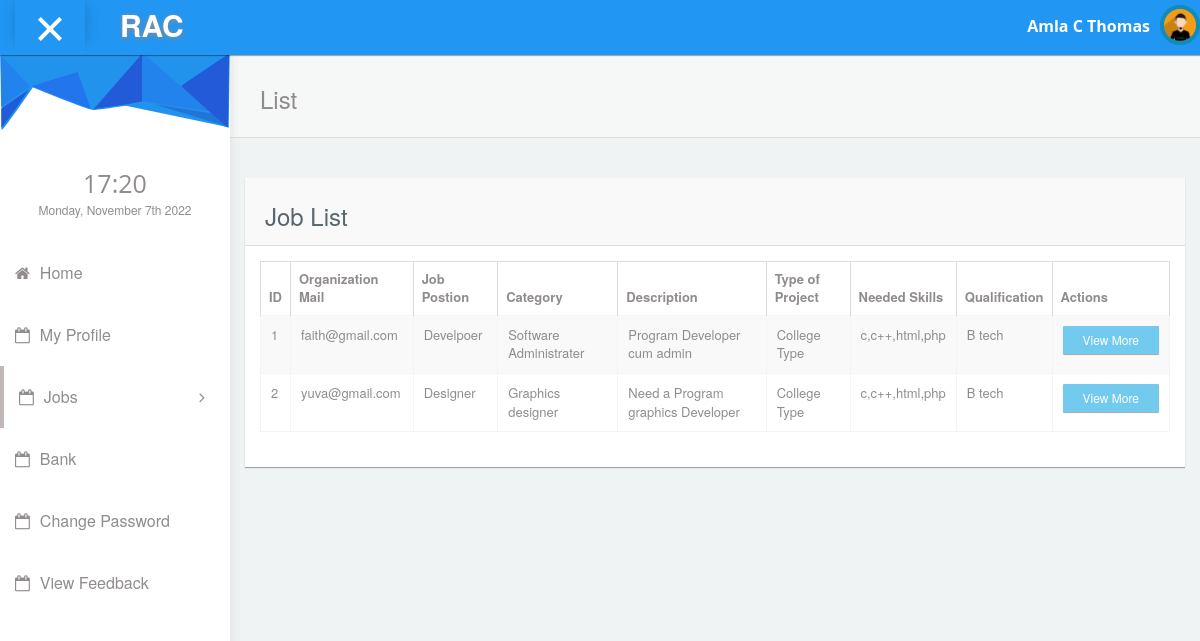
/freelancer/viewjobpost.php (signed in), run on the app's committed database.
### tables this page shows
CREATE TABLE IF NOT EXISTS `free_reg` (
  `fid` int(11) NOT NULL AUTO_INCREMENT,
  `name` varchar(100) NOT NULL,
  `address` text NOT NULL,
  `phno` varchar(20) NOT NULL,
  `degree` varchar(30) NOT NULL,
  `institution` varchar(100) NOT NULL,
  `university` varchar(100) NOT NULL,
  `other_quali` varchar(120) DEFAULT NULL,
  `work_exp` varchar(100) DEFAULT NULL,
  `work_place` varchar(70) DEFAULT NULL,
  `post` varchar(100) DEFAULT NULL,
  `years_worked` varchar(50) DEFAULT NULL,
  `current_status` varchar(30) NOT NULL,
  `area_of_study` varchar(100) DEFAULT NULL,
  `email` varchar(100) NOT NULL,
  `dob` date DEFAULT NULL,
  PRIMARY KEY (`fid`)
);

CREATE TABLE IF NOT EXISTS `job_post` (
  `job_id` int(11) NOT NULL AUTO_INCREMENT,
  `job_post` varchar(100) NOT NULL,
  `category` varchar(70) NOT NULL,
  `description` varchar(100) NOT NULL,
  `type_of_pro` varchar(70) NOT NULL,
  `needed_skills` varchar(100) NOT NULL,
  `qualification` varchar(100) NOT NULL,
  `free_type` varchar(70) NOT NULL,
  `country1` varchar(70) NOT NULL,
  `lvl_of_exp` varchar(70) NOT NULL,
  `time_required` varchar(100) NOT NULL,
  `comp_mail` varchar(100) NOT NULL,
  `date` date NOT NULL,
  `post_date` date NOT NULL,
  `pro_file` varchar(100) NOT NULL,
  `sal_expected` int(11) NOT NULL,
  `status` varchar(70) NOT NULL,
  PRIMARY KEY (`job_id`)
);

### connectionclass.php (called while the page is built, shortened)
<?php
class ConnectionClass
{
public $db=null;
public function open()
{
$this->db=mysqli_connect('localhost','root','','rent_a_coder') or die('Error: ' . mysqli_error($myConnection));
	}
public function GetTable($qry)
{
    try
	{
	$result=mysqli_query($this->db,$qry);
	if($result)
	{
	    $data = array();
		while ($row=mysqli_fetch_assoc($result))
		{
		$data[ ] = $row;
		}
		return $data;
		}
	else
	throw new  Exception(mysql_error());
	}
	catch(Exception $e)
	{
	return $e->getMessage();
	}
}
public function GetSingleData($qry)
{
  try
  {
      $result=mysqli_query($this->db,$qry);
	  if($result)
	  {
	         $row=mysqli_fetch_row($result) ;
			 return $row[0];
			 }
			 else
			 {
			     throw new Exception(mysqli_error($this->db));
			 }
    }
	catch(Exception $e)
	{
	         return $e->getMessage();
	}
 }
}
?>

### freelancer/viewjobpost.php (the view)
<?php
 require_once('header.php');
require_once("../connectionclass.php");
$obj=new ConnectionClass();
$qry="select * from job_post j inner join org_reg r on r.email=j.comp_mail and j.free_type='Freelancer'   where j.status='active'";
$result=$obj->GetTable($qry);
?>
            <div id="content">
               <div class="panel box-shadow-none content-header">
                  <div class="panel-body">
                    <div class="col-md-12">
                        <h3 class="animated fadeInLeft">List</h3>
                    </div>
                  </div>
              </div>
              <div class="col-md-12 top-20 padding-0">
                <div class="col-md-12">
                  <div class="panel">
                    <div class="panel-heading"><h3>Job List</h3></div>
                    <div class="panel-body">
                      <div class="responsive-table">
                      <table id="datatables-example" class="table table-striped table-bordered" width="100%" cellspacing="0">
                      <thead>
                          <tr>
            <th data-breakpoints="xs">ID</th>
            <th>Organization Mail</th>
            <th>Job Postion</th>
            <th>Category</th>
            <th>Description</th>
            <th>Type of Project</th>
            <th>Needed Skills</th>
            <th>Qualification</th>
            <th>Actions</th>
          </tr>
        </thead>
        <tbody>
            <?php
            $i=0;
            foreach ($result as $res)
            {
                $i++;
            ?>
          <tr data-expanded="true">
            <td><?php echo $i;?></td>
            <td><?php echo $res['comp_mail'];?></td>
            <td><?php echo $res['job_post'];?></td>
            <td><?php echo $res['category'];?></td>
            <td><?php echo $res['description'];?></td>
            <td><?php echo $res['type_of_pro'];?></td>
            <td><?php echo $res['needed_skills'];?></td>
            <td><?php echo $res['qualification'];?></td>
            <td>
              <a class="btn btn-info btn-sm" href="jobview.php?rid=<?php echo $res['job_id'];?>">View More</a>
            </td>
          </tr>
          <?php
            }
            ?>
                      </tbody>
                        </table>
                      </div>
                  </div>
                </div>
              </div>
              </div>
            </div>
<?php require_once('footer.php'); ?>

### freelancer/header.php (shortened to what this page needs)
<!DOCTYPE html>
<html lang="en">
<head>
    <link rel="stylesheet" type="text/css" href="../admintemplate/css/bootstrap.min.css">
      <link rel="stylesheet" type="text/css" href="../admintemplate/css/plugins/font-awesome.min.css"/>
      <link rel="stylesheet" type="text/css" href="../admintemplate/css/plugins/simple-line-icons.css"/>
      <link rel="stylesheet" type="text/css" href="../admintemplate/css/plugins/animate.min.css"/>
      <link rel="stylesheet" type="text/css" href="../admintemplate/css/plugins/fullcalendar.min.css"/>
	<link href="../admintemplate/css/style.css" rel="stylesheet">
  </head>
<?php
require_once("../connectionclass.php");
$obj=new ConnectionClass();
$email=$_SESSION['email'];
$qry="select name from free_reg where email='$email'";
$name=$obj->GetSingleData($qry);
?>
 <body id="mimin" class="dashboard">
        <nav class="navbar navbar-default header navbar-fixed-top">
          <div class="col-md-12 nav-wrapper">
            <div class="navbar-header" style="width:100%;">
              <div class="opener-left-menu is-open">
                <span class="bottom"></span>
              </div>
                <a href="index.php" class="navbar-brand">
                 <b>RAC</b>
                </a>
              <ul class="nav navbar-nav navbar-right user-nav">
                <li class="user-name"><span><?php echo $name; ?></span></li>
                  <li class="dropdown avatar-dropdown">
                   <img src="../admintemplate/img/avatar.jpg" class="img-circle avatar" alt="user name" data-toggle="dropdown" aria-haspopup="true" aria-expanded="true"/>
                </li>
              </ul>
            </div>
          </div>
        </nav>
      <div class="container-fluid mimin-wrapper">
            <div id="left-menu">
              <div class="sub-left-menu scroll">
                <ul class="nav nav-list">
                    <li><div class="left-bg"></div></li>
                    <li class="time">
                      <h1 class="animated fadeInLeft" style="font-size: 25px;">21:00</h1>
                      <p class="animated fadeInRight">Sat,October 1st 2029</p>
                    </li>
                     <li class="ripple"><a href="index.php"><span class="fa fa-home"></span>Home</a></li>
                      <li class="ripple"><a href="profile.php"><span class="fa fa-calendar-o"></span>My Profile</a></li>
                     <li class="active ripple">
                      <a class="tree-toggle nav-header"><span class="fa-calendar-o fa"></span>Jobs
                        <span class="fa-angle-right fa right-arrow text-right"></span>
                      </a>
                    </li>
                   <li class="ripple"><a href="bank.php"><span class="fa fa-calendar-o"></span>Bank</a></li>
                   <li class="ripple"><a href="changepassword.php"><span class="fa fa-calendar-o"></span>Change Password</a></li>
                   <li class="ripple"><a href="viewfeedback.php"><span class="fa fa-calendar-o"></span>View Feedback</a></li>
                       </ul>
                </div>
            </div>

### freelancer/footer.php (shortened to what this page needs)
  </body>
</html>

### data on the page
free_reg: name "Amla C Thomas"
job_post: comp_mail "faith@gmail.com", job_post "Develpoer", category "Software Administrater", description "Program Developer cum admin", type_of_pro "College Type", needed_skills "c,c++,html,php", qualification "B tech"
job_post: comp_mail "yuva@gmail.com", job_post "Designer", category "Graphics designer", description "Need a Program graphics Developer", type_of_pro "College Type", needed_skills "c,c++,html,php", qualification "B tech"
